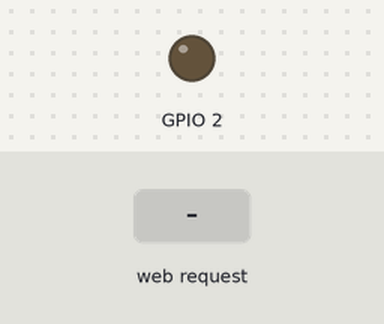
The program below on a simulated ESP32. On the bench: output pins drawn as LEDs (lit = HIGH). The inputs (shaded band) are chosen by the test bench. Storage starts empty; what the program prints to the serial monitor is not drawn.

Above: at 1.2 s.
1.3 s: HTTP request GET /pressed received
2.8 s: HTTP request GET / received
Timing chart, 0 to 5.8 s (numbered marks = the images above; inputs shaded):
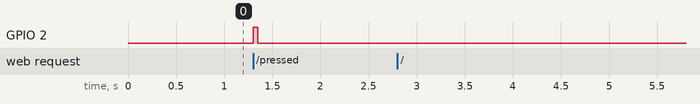

Measured:
- after the input at 1.3 s, GPIO 2: LOW → HIGH at once, → LOW 0.05 s later
- after the input at 2.8 s, every drawn part: stays the same

The program:

main.cpp
```cpp
#include <Arduino.h>
#include <WiFi.h>
#include <SPIFFS.h>
#include <WebServer.h>

//---WiFi values---
const char* ssid     = "SPSE_ESP32_main";
const char* password = "sikanaNaStudentov2025";
WebServer server(80);
IPAddress local_IP(192, 168, 0, 1);
IPAddress gateway(192, 168, 0, 1);
IPAddress subnet(255, 255, 255, 0);

//---load html website---
void loadWebSite()
{
  File html_file = SPIFFS.open("/index.html", "r");
  if(!html_file)
  {
    server.send(404, "text/plain", "File not found");
    Serial.println("!! html not found");
    return;
  }
  server.streamFile(html_file, "text/html");
  html_file.close();
  Serial.println("** html file loaded");
}

void readHttpButton()
{
  int pressed_button = server.arg("button").toInt();  //read the value of parameter "button"
  Serial.printf(">> button number %d was pressed\n", pressed_button);
  digitalWrite(2, HIGH);
  delay(50);
  digitalWrite(2, LOW);
  server.send(200, "text/plain", "recieved");
}

void setup()
{
  //--debugging--
  Serial.begin(115200);
  pinMode(2, OUTPUT);
  digitalWrite(2, LOW);

  //--init SPIFFS--
  if (!SPIFFS.begin(true))
    Serial.println("!! SPIFFS init error");
  else
    Serial.println("** SPIFFS started");

  //--init WiFi--
  WiFi.softAPConfig(local_IP, gateway, subnet);
  if(!WiFi.softAP(ssid, password))
    Serial.println("!! WiFi init error");
  else
  {
    Serial.println("** WiFi started");
    Serial.print(">> IP address: ");
    Serial.println(local_IP);
  }

  //--handling http requests--
  server.on("/", loadWebSite);  //load html website on "/" request (loading website)
  server.on("/pressed", readHttpButton);
  server.serveStatic("/", SPIFFS, "/");  //load any other not identified files (csss, js)
  server.onNotFound([]()  //if no request matches
  {
    if (server.uri().endsWith("/generate_204") ||  //silence checking for Internet connection
        server.uri().endsWith("/gen_204") ||
        server.uri().endsWith("/hotspot-detect.html") ||
        server.uri().endsWith("/ncsi.txt") ||
        server.uri().endsWith("/success.txt") ||
        server.uri().endsWith("/connecttest.txt"))
    {
      server.send(204, "text/plain", "");  //"connected, no Internet"
      return;
    }
    server.send(404, "text/plain", "Not found");
    Serial.println("!! request (file) missing");
  });

  server.begin();  //init web server
  Serial.println("** server running");
}

void loop()
{
  server.handleClient();
}
```
